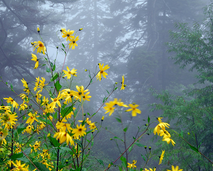
#> input picture flores.png, 213 x 171 px, shrunk from 640 x 512 before the run
$ python dehazing-locally_adaptive.py   (older library calls are emulated)
#> lines starting #> are read from the running program, lines starting #| are printed output that depends on the picture
# -*- coding: utf-8 -*-
"""
Spyder Editor

This is a temporary script file.
"""

##############################################################################
## V.H. Diaz-Ramirez, J.E. Hernandez-Beltran, R. Juarez-Salazar,
## "Real-time haze removal in monocular images using locally adaptive processing,"
##  Journal of Real-Time Image Processing, (2017)
##  DOI:10.1007/s11554-017-0698-z
##############################################################################

import matplotlib.pyplot as plt
import numpy as np
import cv2
from cv2.ximgproc import guidedFilter
from skimage.restoration import denoise_tv_chambolle, denoise_bilateral
from skimage.io import imread, imsave

def KNB(mw,K):
    mwg = rgb2gray(mw)
    r = np.size(mwg)

    re,co = np.shape(mwg)
    nbh = np.zeros([re,co,3])
    #nbh_t = zeros([r,3])
    nbh_v = np.zeros([K,3])
    cent = mwg[int(np.floor(re/2)), int(np.floor(co/2))]
    dist = np.zeros(r)
    dist = abs(mwg - cent)
    dist_ord = np.sort(np.ravel(dist[:]))
    dist_K = dist_ord[K-1]
    x,y = np.where(dist <= dist_K)
    nbh[x,y,0] = mw[x,y,0]
    nbh[x,y,1] = mw[x,y,1]
    nbh[x,y,2] = mw[x,y,2]
    nbh_t0 = sorted(np.ravel(nbh[:,:,0]),reverse=True)
    nbh_t1 = sorted(np.ravel(nbh[:,:,1]),reverse=True)
    nbh_t2 = sorted(np.ravel(nbh[:,:,2]),reverse=True)
    nbh_v[:,0] = nbh_t0[0:K]
    nbh_v[:,1] = nbh_t1[0:K]
    nbh_v[:,2] = nbh_t2[0:K]
    return nbh_v

def rgb2gray(img):
    img_gray = np.double( (0.2989*img[:,:,0] + 0.5870*img[:,:,1] + 0.1140*img[:,:,2])) # RGB to Gray Conversion
    return img_gray

S = 19 # Defines the size of sliding-window (SxS) for Airlight estimation


### Construction of a synthetic image degraded with haze
# [13 lines of commented-out code are left out]
imgName = 'flores'
f_c = np.double( imread(imgName +".png") ) # Read Input Hazy Image

####################
# Size of the Input Image
Nr,Nc,Np = f_c.shape
#> Nr = 171; Nc = 213; Np = 3


#########################################
# Extention of the input image to avoid edge issues
A1 = np.concatenate((np.flipud(np.fliplr(f_c)), np.flipud(f_c), np.flipud(np.fliplr(f_c))), axis=1)
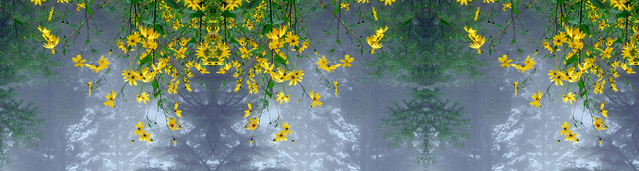
#> A1: shape (171, 639, 3) float64; mean R, G, B 110.8, 129.2, 117.7
A2 = np.concatenate((np.fliplr(f_c),            f_c,            np.fliplr(f_c)), axis=1)
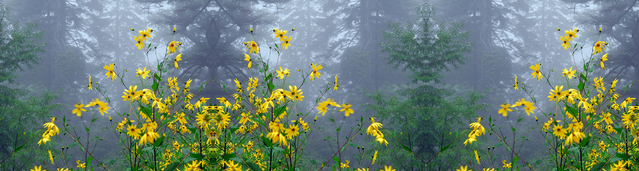
#> A2: shape (171, 639, 3) float64; mean R, G, B 110.8, 129.2, 117.7
A3 = np.concatenate((np.flipud(np.fliplr(f_c)), np.flipud(f_c), np.flipud(np.fliplr(f_c))), axis=1)
f_proc = np.concatenate( (A1,A2,A3) ,axis=0)
f_proc = f_proc[Nr-int((S-1)/2):2*Nr+int((S-1)/2), Nc-int((S-1)/2):2*Nc+int((S-1)/2),:]
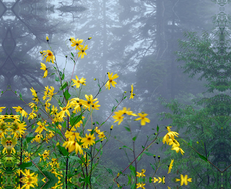
#> f_proc: shape (189, 231, 3) float64; mean R, G, B 108.4, 127.3, 115.8

A_test = np.zeros([Nr,Nc])
f_mv = np.zeros([S,S])
K = np.floor(2*S*S/3)
for k in range(Nr):
    leyend = 'Estimating Airlight: ' + str(int(100*(k+1)/Nr)) + '%'
    print(leyend)
    for l in range(Nc):
        f_mv = ( f_proc[ k:S+k, l:S+l ] )
        f_max = f_mv.max()
        f_min = f_mv.min()
        #u = np.mean(f_mv[:])
        u = (f_min + f_max) / 2.0
        #v = (1 + np.var(f_mv[:]))
        v = f_max - f_min
        A_test[k,l] = u / (1 + v)
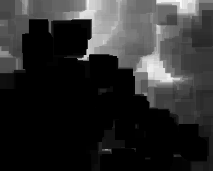
#> A_test: shape (171, 213) float64; min 0.495, max 2.42, mean 0.835; drawn with min black and max white
print('Done!')

x0,y0 = np.where( A_test == A_test.max())
#> x0 = [0]; y0 = [176]
A = np.zeros(3)
A[0] = f_c[x0[0], y0[0],0]
A[1] = f_c[x0[0], y0[0],1]
A[2] = f_c[x0[0], y0[0],2]
A_est = 0.2989*A[0] + 0.5870*A[1] + 0.1140*A[2]

t_est = np.zeros([Nr,Nc])
trans = np.zeros([Nr,Nc])

#PAR = [15, 0.01, 1.0, 4.] # Parameters for maguey
PAR = [9, 0.01, 10.0, 4.0] # Parameters for flores
#PAR = [19, 0.6, 0.6, 6.] # Parameters for fuente

S = PAR[0]      # Defines the size of sliding-window SxS
w = PAR[1]      # Minimum allowed value of transmission
j0 = PAR[2]     # Parameter for transmission estimation
Kdiv = PAR[3]   # Parameter for caculation of K in adaptive neighborhoods

y = np.zeros([Nr,Nc,Np])
K = S**2 - int((S**2)/Kdiv)

for k in range(Nr):
    leyend = 'Estimating Transmission: ' + str(int(100*(k+1)/Nr)) + '%'
    print(leyend)
    for l in range(Nc):
        f_w = f_proc[ k:S+k, l:S+l, : ]
        f_v = KNB(f_w, K)
        Fmax = f_v.max()
        Fmin = f_v.min()
        range_fv = Fmax - Fmin
        fv_avg = (Fmin+Fmax)/2.0
        if range_fv < w:
            range_fv = w
        alpha = range_fv/(j0*A_est)
        t_est[k,l] = (A_est - (alpha*fv_avg + (1-alpha)*Fmin)) / (A_est-alpha*fv_avg)

        if t_est[k,l] > 1:
            t_est[k,l] = 1
        if t_est[k,l] < w:
            t_est[k,l] = w
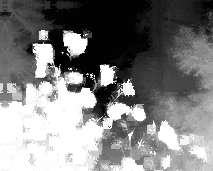
#> t_est: shape (171, 213) float64; min 0.01, max 1, mean 0.5
print('Done!')

#trans = denoise_tv_chambolle(t_est, weight=1000.0, multichannel=False)
trans = guidedFilter(np.uint8(f_c),np.uint8(255*t_est),30,0.1) / 255.0

y[:,:,0] = (f_c[:,:,0] - A[0]) / trans + A[0]
#> y: shape (171, 213, 3) float64; 0.19% of the values are NaN or infinite; the others: min -165.9, max 22044, mean 71.18
y[:,:,1] = (f_c[:,:,1] - A[1]) / trans + A[1]
#> y: shape (171, 213, 3) float64; 0.39% of the values are NaN or infinite; the others: min -165.9, max 24102, mean 150
y[:,:,2] = (f_c[:,:,2] - A[2]) / trans + A[2]
#> y: shape (171, 213, 3) float64; 0.58% of the values are NaN or infinite; the others: min -165.9, max 24102, mean 221.1
y[:,:,:] = abs(y[:,:,:])
#> y: shape (171, 213, 3) float64; 0.58% of the values are NaN or infinite; the others: min 0, max 24102, mean 221.5
xs,ys,zs = np.where( y > 255 )
y[xs,ys,zs] = 255.0
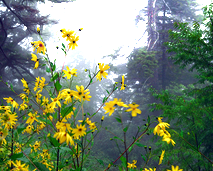
#> y: shape (171, 213, 3) float64; mean R, G, B 120.7, 136.6, 112.5

plt.subplot(121), plt.imshow(f_c/255.), plt.title('Hazy Image')
plt.subplot(122), plt.imshow(y/255.), plt.title('Processed Image')

imsave('%s_output.png' % (imgName), np.uint8(y))
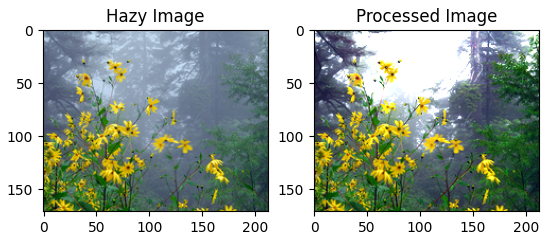
#> figure drawn by matplotlib, 2 panels
